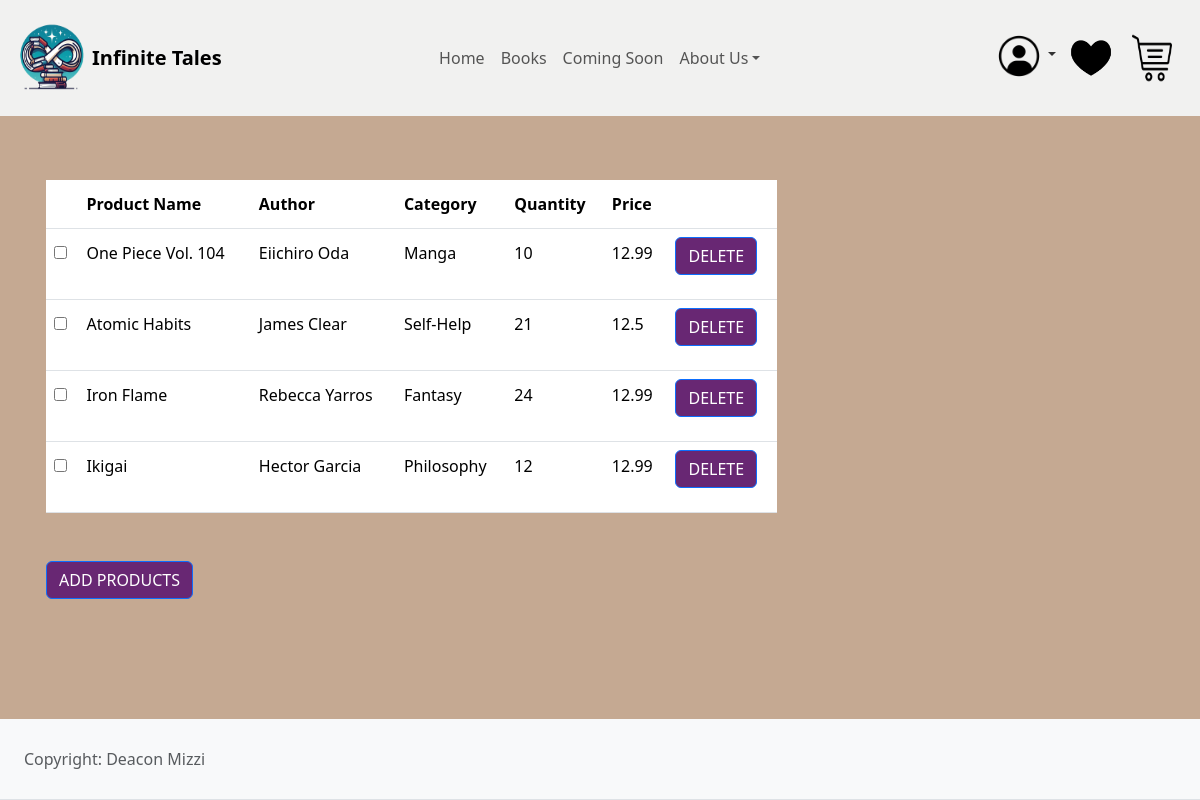
The app's page /admin.php with its own data.
### tables this page shows
CREATE TABLE `book` (
  `bookId` int(11) NOT NULL,
  `quantity` int(11) NOT NULL,
  `price` float NOT NULL,
  `title` varchar(100) NOT NULL,
  `author` varchar(25) NOT NULL,
  `category` varchar(25) NOT NULL,
  `description` varchar(2000) NOT NULL,
  `reviewId` int(11) DEFAULT NULL
);

### includes/server.php (the view, shortened to what this page needs)
<?php
function displayBooks($db) {
    $sql = "SELECT * FROM book";
    $result = mysqli_query($db, $sql);
    if (mysqli_num_rows($result) > 0) {
        while ($row = mysqli_fetch_assoc($result)) {
            echo "<tr>";
            echo "<th scope='row'><input type='checkbox' /></th>";
            echo "<td class='tm-product-name'>" . $row['title'] . "</td>";
            echo "<td>" . $row['author'] . "</td>";
            echo "<td>" . $row['category'] . "</td>";
            echo "<td>" . $row['quantity'] . "</td>";
            echo "<td>" . $row['price'] . "</td>";
            echo "<td>";
            echo "<form method='POST' action='admin.php'>";
            echo "<button class='btn btn-primary btn-block text-uppercase mb-3' name='delete_book'>Delete</button>";
            echo "</form>";
            echo "</td>";
            echo "</tr>";
        }
    } else {
        echo "0 results";
    }
}
?>

### includes/header.php (shortened to what this page needs)
<?php include('includes/server.php') ?>
<!DOCTYPE html>
<html lang="en">
<head>
    <link href="https://cdn.jsdelivr.net/npm/bootstrap@5.3.2/dist/css/bootstrap.min.css" rel="stylesheet">
    <link rel="stylesheet" type="text/css" href="style.css">
    <link href="//netdna.bootstrapcdn.com/font-awesome/3.2.1/css/font-awesome.css" rel="stylesheet">
    <link rel="stylesheet" href="fontawesome.min.css" />
    <link rel="stylesheet" href="https://cdnjs.cloudflare.com/ajax/libs/font-awesome/4.7.0/css/font-awesome.min.css">
</head>
<body>
<nav class="navbar navbar-expand-lg bg-light">
    <div class="container-fluid">
        <div class="d-flex align-items-center">
            <img src="img\infinite.png" alt="Logo" width="80" height="100" class="d-inline-block align-text-top">
            <b><a class="navbar-brand" href="index.php">Infinite Tales</a></b>
        </div>
        <div class="d-flex justify-content-center">
            <div class="collapse navbar-collapse" id="navbarSupportedContent">
                <ul class="navbar-nav">
                    <li class="nav-item">
                        <a class="nav-link" href="index.php">Home</a>
                    </li>
                    <li class="nav-item">
                        <a class="nav-link" href="books.php">Books</a>
                    </li>
                    <li class="nav-item">
                        <a class="nav-link" href="comingsoon.php">Coming Soon</a>
                    </li>
                    <li class="nav-item dropdown">
                        <a class="nav-link dropdown-toggle" href="#" id="navbarDropdown" role="button" data-toggle="dropdown" aria-haspopup="true" aria-expanded="false">
                        About Us</a>
                    </li>
                </ul>
            </div>
        </div>
        <div class="d-flex align-items-center">
            <ul class="nav-item dropdown" style = "padding-top:12px; padding-right:10px">
                 <a class="nav-link dropdown-toggle" href="#" id="navbarDropdown" role="button" data-toggle="dropdown" aria-haspopup="true" aria-expanded="false">
                 <img src="img\user.png" alt="Logo" width="50" height="50"></a>
            </ul>
            <a class="navbar-brand" href="wish.php"><img src="img\wish.png" alt="Logo" width="50" height="50"></a>
            <a class="navbar-brand" href="cart.php"><img src="img\cart.png" alt="Logo" width="40" height="50"></a>
        </div>
    </div>
</nav>

### admin.php (shortened to what this page needs)
<?php
    include 'includes/header.php';
?>
    <div class="container mt-5">
      <div class="row tm-content-row">
        <div class="col-sm-12 col-md-12 col-lg-8 col-xl-8 tm-block-col">
          <div class="tm-bg-primary-dark tm-block tm-block-products">
            <div class="tm-product-table-container">
              <table class="table table-hover tm-table-small tm-product-table">
                <thead>
                  <tr>
                    <th scope="col">&nbsp;</th>
                    <th scope="col">Product Name</th>
                    <th scope="col">Author</th>
                    <th scope="col">Category</th>
                    <th scope="col">Quantity</th>
                    <th scope="col">Price</th>
                    <th scope="col">&nbsp;</th>
                  </tr>
                </thead>
                <tbody>
                <?php
                      displayBooks($db)
                ?>
                </tbody>
              </table>
            </div>
            <br>
            <button class="btn btn-primary btn-block text-uppercase" id="showFormBtn">
              Add products
            </button>
          </div>
        </div>
      </div>
    </div>
    <br><br><br><br>
<?php
    include 'includes/footer.php';
?>

### includes/footer.php (shortened to what this page needs)
<br>
<footer class="text-center text-lg-start bg-body-tertiary text-muted fixed-bottom">
  <section class="d-flex justify-content-center justify-content-lg-between p-4 border-bottom ">
    <div class="me-5 d-none d-lg-block">
      <span>Copyright: Deacon Mizzi</span>
    </div>
  </section>
</footer>
</body>
</html>

### style.css (style rules this page uses)
:root { --accent-color: #C5A992; --secondary-color: #C5A992; --dark-color: #2f2f2f; --light-color: #F3F2EC; --body-text-color: #2f2f2f; --light-text-color: #afafaf; --dark-text-color: #2f2f2f; --primary-colour: #191919; --secondaryrev-colour: goldenrod; --star-colour: hsl(38 90% 55%); }
:root, [data-bs-theme=light] { --heading-font: "Prata", Georgia, serif; --heading-font-weight: 400; --heading-color: var(--bs-dark); --heading-line-height: 1.1; --swiper-theme-color: var(--bs-primary); --custom-easing: cubic-bezier(.17, .67, .83, .67); --bs-body-font-size: 0.9rem; --bs-body-font-weight: 400; --bs-body-line-height: 1.7; --bs-body-color: #333; --bs-body-color-rgb: 51, 51, 51; --bs-primary: #C5A992; --bs-primary-dark: #C5A992; --bs-secondary: #C5A992; --bs-black: #111; --bs-light: #F1F1F0; --bs-dark: #212529; --bs-gray: #949494; --bs-gray-dark: #51565b; --bs-primary-rgb: 169, 128, 115; --bs-secondary-rgb: 253, 238, 233; --bs-black-rgb: 17, 17, 17; --bs-light-rgb: 241, 241, 240; --bs-dark-rgb: 33, 37, 41; --bs-link-color: var(--bs-dark); --bs-link-color-rgb: 17, 17, 17; --bs-link-decoration: underline; --bs-link-hover-color: var(--bs-primary); --bs-link-hover-color-rgb: 169, 128, 115; }
nav { background-color: #C5A992; }
body { font-size: 16px; line-height: 2; background-color: var(--bs-primary); }
.btn { background: #682773; }
* { box-sizing: border-box }
.container { padding: 16px; }

### records on screen
book: title "One Piece Vol. 104", author "Eiichiro Oda", category "Manga", quantity "10", price "12.99"
book: title "Atomic Habits", author "James Clear", category "Self-Help", quantity "21", price "12.5"
book: title "Iron Flame", author "Rebecca Yarros", category "Fantasy", quantity "24", price "12.99"
book: title "Ikigai", author "Hector Garcia", category "Philosophy", quantity "12", price "12.99"
